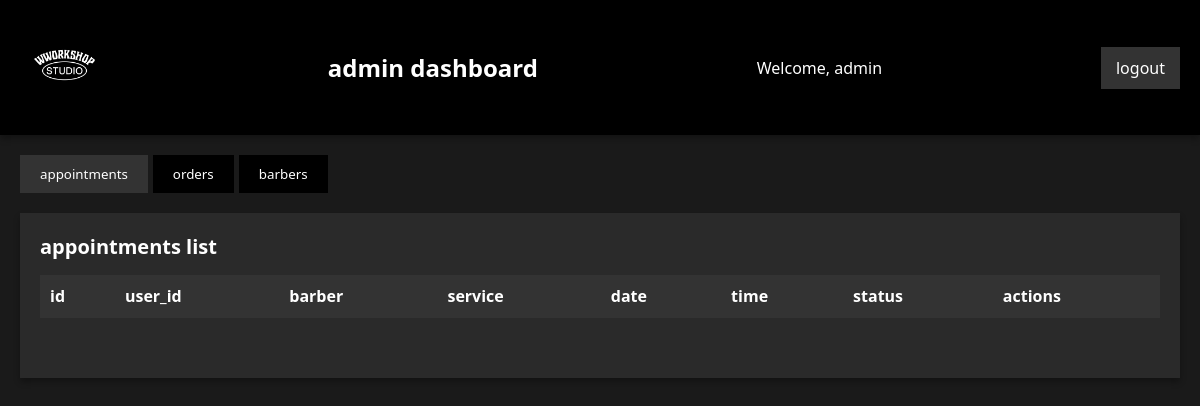
Page /admin_dashboard.php (signed in) on the earlier database version.
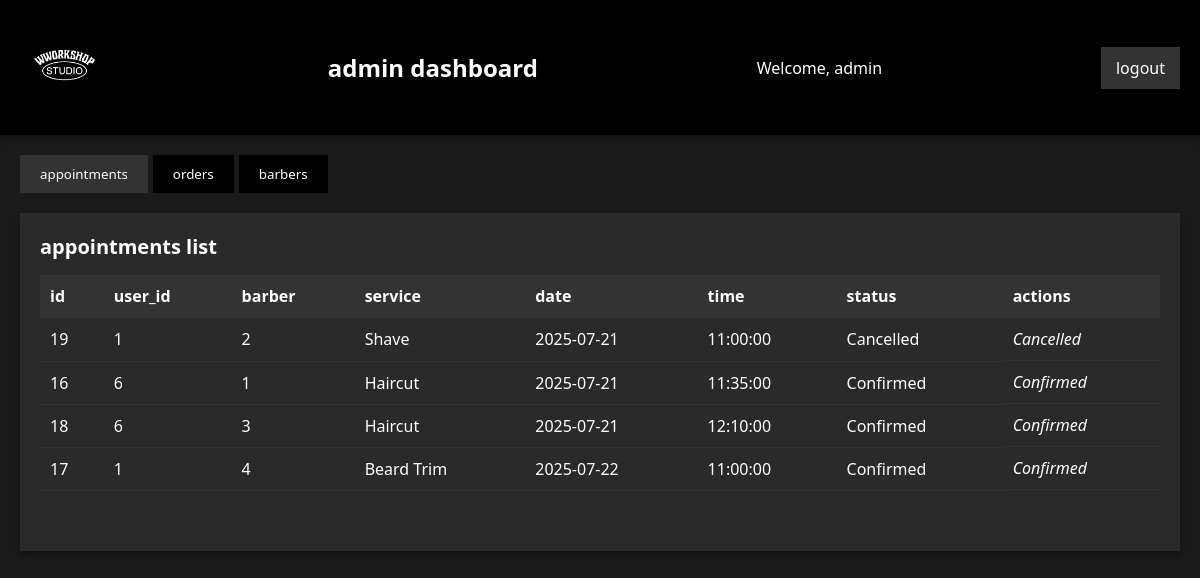
Same page on the later database version.
### tables this page shows
CREATE TABLE `appointments` (
  `id` int(11) NOT NULL,
  `user_id` int(11) NOT NULL,
  `barber_id` int(11) NOT NULL,
  `service` varchar(50) NOT NULL,
  `date` date NOT NULL,
  `time` time NOT NULL,
  `status` enum('pending','confirmed','cancelled') DEFAULT 'pending'
);

### admin_dashboard.php (the view, shortened to what this page needs)
<?php
$host = "localhost";
$username = "root";
$password = "";
$dbname = "wworkshopdb";
$conn = new mysqli($host, $username, $password, $dbname);
?>
<!DOCTYPE html>
<html lang="en">
<head>
    <link rel="stylesheet" href="https://cdnjs.cloudflare.com/ajax/libs/font-awesome/6.0.0/css/all.min.css">
</head>
<body>
    <div class="header">
        <div class="container">
            <div class="logo-container">
                <img src="./assets/logos/logo2 white.png" alt="Workshop Studio Logo">
            </div>
            <h1>admin dashboard</h1>
            <p>Welcome, <?php echo htmlspecialchars($_SESSION['admin_username']); ?></p>
            <p><a href="admin_logout.php" class="btn">logout</a></p>
        </div>
    </div>
    <div class="container">
        <div class="tabs">
            <button class="tab-button active" onclick="switchTab('appointments')">appointments</button>
            <button class="tab-button" onclick="switchTab('purchases')">orders</button>
            <button class="tab-button" onclick="switchTab('barbers')">barbers</button>
        </div>
        <div id="appointments" class="tab-content active">
            <div class="crud-section">
                <h2>appointments list</h2>
                <table>
                    <thead>
                        <tr>
                            <th>id</th>
                            <th>user_id</th>
                            <th>barber</th>
                            <th>service</th>
                            <th>date</th>
                            <th>time</th>
                            <th>status</th>
                            <th>actions</th>
                        </tr>
                    </thead>
                    <tbody>
                        <?php
                            $result = $conn->query("SELECT * FROM appointments ORDER BY date, time");
                            while ($row = $result->fetch_assoc()):
                            ?>
                            <tr>
                                <td><?php echo $row['id']; ?></td>
                                <td><?php echo $row['user_id']; ?></td>
                                <td><?php echo htmlspecialchars($row['barber_id']); ?></td>
                                <td><?php echo htmlspecialchars($row['service']); ?></td>
                                <td><?php echo $row['date']; ?></td>
                                <td><?php echo $row['time']; ?></td>
                                <td><?php echo ucfirst($row['status']); ?></td>
                                <td class="action-buttons">
                                    <?php if ($row['status'] === 'pending'): ?>
                                        <a href="?confirm_appointment=<?php echo $row['id']; ?>" class="btn">Confirm</a>
                                        <a href="?cancel_appointment=<?php echo $row['id']; ?>" class="btn" onclick="return confirm('Cancel this appointment?');">Cancel</a>
                                    <?php else: ?>
                                        <em><?php echo ucfirst($row['status']); ?></em>
                                    <?php endif; ?>
                                </td>
                            </tr>
                        <?php endwhile; ?>
                    </tbody>
                </table>
            </div>
        </div>
</div>
</body>
</html>

### admin_dashboard.php (style rules this page uses)
:root { --primary-color: #000000; --secondary-color: #1a1a1a; --accent-color: #333333; --text-color: #ffffff; --light-gray: #2a2a2a; --border-color: #333333; --success-color: #4a4a4a; --danger-color: #8B0000; --border-radius: 0px; --box-shadow: 0 4px 6px rgba(0,0,0,0.3); }
* { margin: 0; padding: 0; box-sizing: border-box; font-family: system-ui, -apple-system, sans-serif; }
body { background-color: var(--secondary-color); color: var(--text-color); padding: 0; margin: 0; }
.header { background-color: var(--primary-color); padding: 20px 0; box-shadow: var(--box-shadow); }
.header .container { display: flex; justify-content: space-between; align-items: center; }
.logo-container img { max-height: 50px; }
h1 { font-size: 24px; margin: 0; }
p { margin: 5px 0; }
.btn { background-color: var(--accent-color); color: var(--text-color); padding: 10px 15px; text-decoration: none; border-radius: var(--border-radius); transition: background-color 0.3s; }
.container { max-width: 1200px; margin: 0 auto; padding: 20px; }
.tabs { display: flex; justify-content: flex-start; margin-bottom: 20px; }
.tab-button { background-color: var(--primary-color); color: var(--text-color); border: none; padding: 10px 20px; cursor: pointer; transition: background-color 0.3s; margin-right: 5px; }
.tab-button.active { background-color: var(--accent-color); }
.tab-content { display: none; background-color: var(--light-gray); padding: 20px; border-radius: var(--border-radius); box-shadow: var(--box-shadow); }
.tab-content.active { display: block; }
.crud-section { margin-bottom: 40px; }
.crud-section h2 { font-size: 20px; margin-bottom: 15px; }
table { width: 100%; border-collapse: collapse; margin-bottom: 20px; }
th, td { padding: 10px; text-align: left; border-bottom: 1px solid var(--border-color); }
th { background-color: var(--accent-color); }
.action-buttons { display: flex; gap: 10px; }

Differences in the rows shown:
added appointments: id "19", user "1", barber "2", service "Shave", date "2025-07-21", time "11:00:00", status "Cancelled"
added appointments: id "16", user "6", barber "1", service "Haircut", date "2025-07-21", time "11:35:00", status "Confirmed"
added appointments: id "18", user "6", barber "3", service "Haircut", date "2025-07-21", time "12:10:00", status "Confirmed"
added appointments: id "17", user "1", barber "4", service "Beard Trim", date "2025-07-22", time "11:00:00", status "Confirmed"
